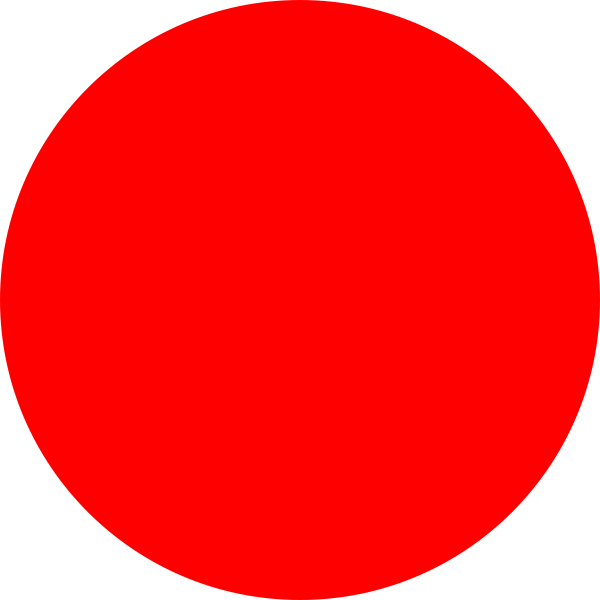
#> input picture snake.png, 1200 x 1200 px (shown at 1/2 size)
$ python main.py
#> lines starting #> are read from the running program, lines starting #| are printed output that depends on the picture
from tkinter import *
from time import sleep
from PIL import Image, ImageTk
from random import randint

# Spielfenster wird erstellt, Höhe: 550, Breite: 500, Hintergrundfarbe: beige, Fenstertitel: Snake
window = Tk()
window.title("Snake")
c = Canvas(window, width=700, height=750, bg='beige')
c.pack()

# Laenge des Spielfeldes wird definiert
spielfeldLaenge = 33

#Anzahl der Koerperteile, welche die Schlange am Anfang des Spiels hat
koerperteileAmAnfang = 1

xAchseLinks = 20
yAchseOben = 50
xAchseRechts = xAchseLinks + 20 * spielfeldLaenge
yAchseUnten = yAchseOben + 20 * spielfeldLaenge

# hier wird definiert, an welcher Position sich die Schlange befindet, wenn das Spiel gestartet wird
anfangsPosition = [xAchseLinks + spielfeldLaenge * 0.5 + 20 // 2 * spielfeldLaenge,
                   yAchseOben + spielfeldLaenge * 0.5 + 20 // 2 * spielfeldLaenge]

# die Spielfeldbegrenzung wird erstellt, die Störke der Linie ist 1
c.create_line(xAchseLinks, yAchseUnten, xAchseLinks, yAchseOben, width=1)
c.create_line(xAchseRechts, yAchseUnten, xAchseRechts, yAchseOben, width=1)
c.create_line(xAchseLinks, yAchseOben, xAchseRechts, yAchseOben, width=1)
c.create_line(xAchseLinks, yAchseUnten, xAchseRechts, yAchseUnten, width=1)

# Das Bild fuer die Schlange wird geladen
snakeImage = Image.open("snake.png")
#> snakeImage is the input picture: PIL image 1200x1200 RGBA; mean R, G, B, A 200.7, 0, 0, 200.3
snakeImage = snakeImage.resize((spielfeldLaenge, spielfeldLaenge), Image.LANCZOS)
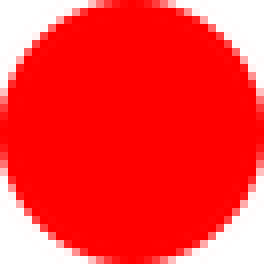
#> snakeImage: PIL image 33x33 RGBA (shown 8 times larger); mean R, G, B, A 225, 0, 0, 200.4; transparent parts drawn white
snakeImage = ImageTk.PhotoImage(snakeImage)

# Das Bild fuer das Futter (Banane) wird geladen
foodImage = Image.open("banana.png")
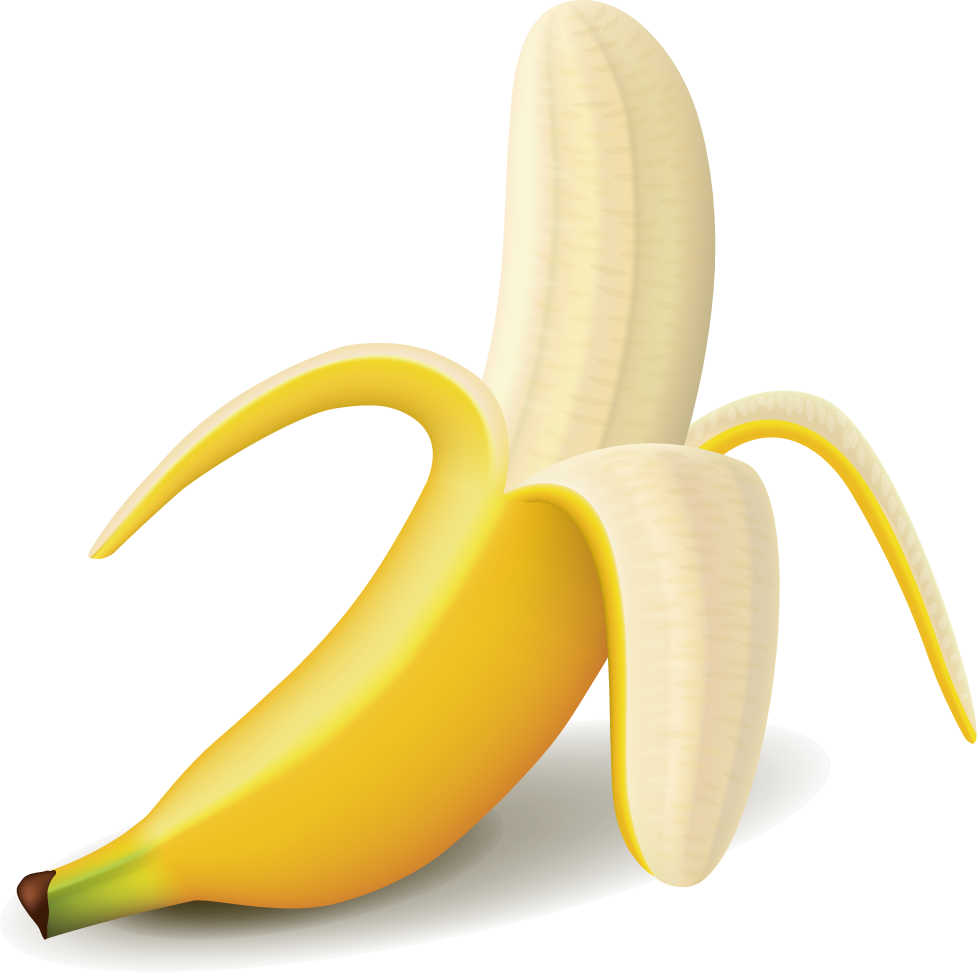
#> input picture banana.png, 977 x 972 px
#> foodImage is the input picture: PIL image 977x972 RGBA; mean R, G, B, A 166, 156, 123.8, 91.8
foodImage = foodImage.resize((spielfeldLaenge, spielfeldLaenge), Image.LANCZOS)
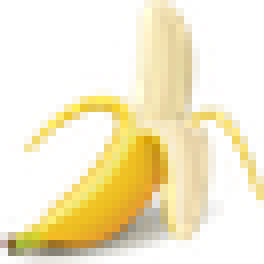
#> foodImage: PIL image 33x33 RGBA (shown 8 times larger); mean R, G, B, A 123.5, 108.2, 63.8, 91.9; transparent parts drawn white
foodImage = ImageTk.PhotoImage(foodImage)
banana = None

koerperteile = []

# Die Bewegung der Schlange
def snakeMoving():
    snakePosition[0] += direction[0] * spielfeldLaenge
    snakePosition[1] += direction[1] * spielfeldLaenge

# Ein neuer Schlangenkoerper wird erstellt
def generateNewSnake():
    koerperteile.append(c.create_image(snakePosition[0], snakePosition[1], image=snakeImage))

# Die Richtung der Schlange kann mittels Pfeiltasten geaendert werden
def changeDirection(event):
    global direction
    if event.keysym == "Up":
        if direction != (0, 1):
            direction = (0, -1)
    elif event.keysym == "Down":
        if direction != (0, -1):
            direction = (0, 1)
    elif event.keysym == "Left":
        if direction != (1, 0):
            direction = (-1, 0)
    elif event.keysym == "Right":
        if direction != (-1, 0):
            direction = (1, 0)


c.bind_all("<Key>", changeDirection)

# Der letzte Koerperteil der Schlange wird aus dem Spielfeld entfernt, wenn die Schlange vorne einen neuen Koerperteil dazubekommt
def letzteSchlangeLoeschen():
    if len(koerperteile) > koerper1:
        c.delete(koerperteile.pop(0))

# wenn die Schlange das Spielfeld verlaesst, dann wird das Spiel neu gestartet und die Schlange kehrt in die Ausgangsposition mit der Laenge 1 zurueck
def spielfeldVerlassen():
    return snakePosition[0] < xAchseLinks or snakePosition[0] > xAchseRechts or snakePosition[1] > yAchseUnten or snakePosition[1] < yAchseOben

# hier wird geprueft, ob die Schlange sich selbst beisst, falls dies der Fall ist kehrt die Schlange zurueck in die Ausgangsposition mit der Laenge 1
def KopfBeisstInSchlange():
    for body in koerperteile:
#> (the run stopped early here; a loop or call above may not have finished)
